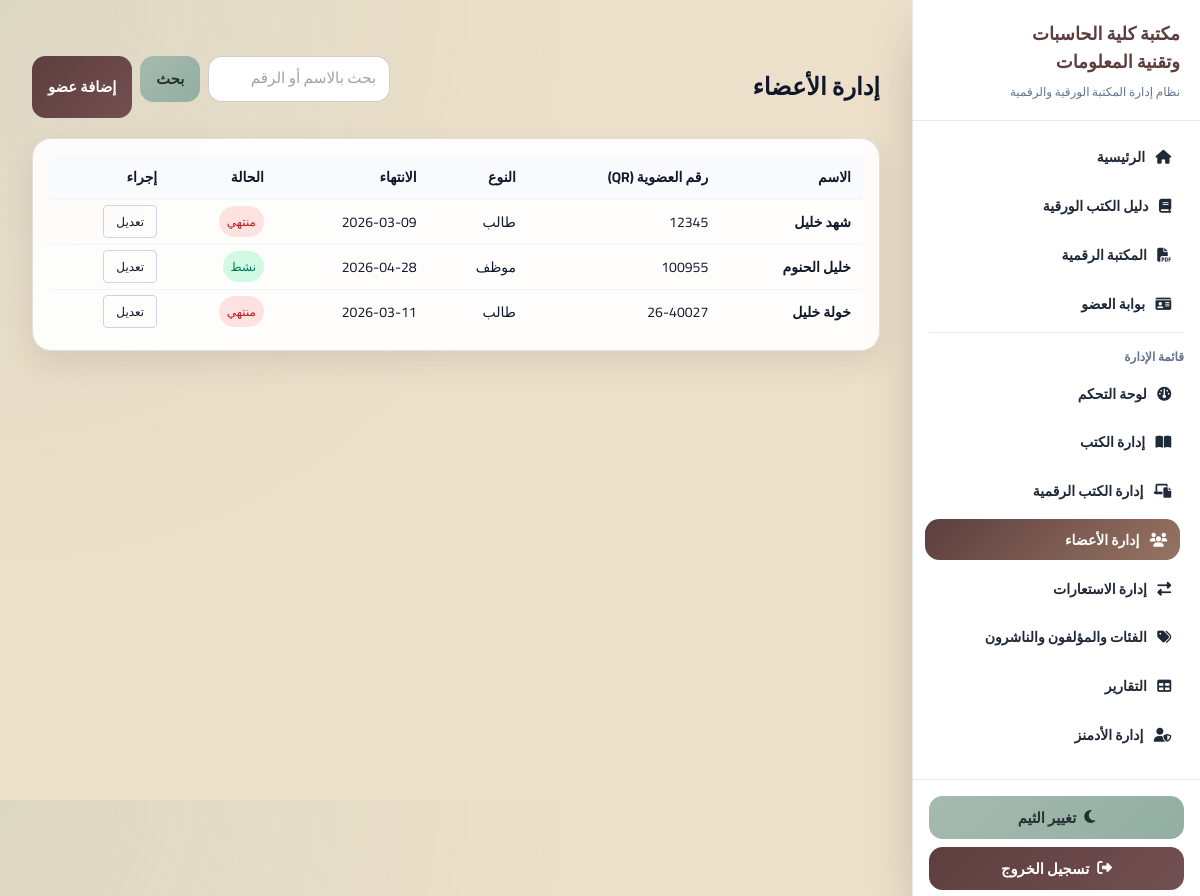
Page /members/ (signed in) on the committed database.
### members/models.py (models this page shows, shortened)
class Member(models.Model):
    MEMBER_TYPE = [
        ("student", "طالب"),
        ("staff", "موظف"),
        ("faculty", "هيئة تدريس"),
    ]
    STUDY_LEVEL = [
        ("first", "الأول"),
        ("second", "الثاني"),
        ("third", "الثالث"),
        ("fourth", "الرابع"),
    ]
    name = models.CharField(max_length=200)
    membership_number = models.CharField(max_length=50, unique=True)
    phone = models.CharField(max_length=20)
    member_type = models.CharField(max_length=20, choices=MEMBER_TYPE)
    university_id = models.CharField(max_length=50, blank=True, null=True)
    major = models.CharField(max_length=200, blank=True, null=True)
    level = models.CharField(max_length=10, choices=STUDY_LEVEL, blank=True, null=True)
    workplace = models.CharField(max_length=200, blank=True, null=True)
    membership_expiry = models.DateField()
    created_at = models.DateTimeField(auto_now_add=True)

### members/views.py (the view)
# urls.py: path("", views.member_list, name="member_list"),
@admin_capability_required("can_manage_members")
def member_list(request):
    query = request.GET.get("query", "")
    members = Member.objects.all().order_by("-created_at")
    if query:
        members = members.filter(
            Q(name__icontains=query)
            | Q(membership_number__icontains=query)
            | Q(university_id__icontains=query)
        )
    paginator = Paginator(members, 10)
    page_number = request.GET.get("page")
    page_obj = paginator.get_page(page_number)
    return render(
        request,
        "members/member_list.html",
        {
            "members": page_obj,
            "query": query,
            "today": timezone.now().date(),
        },
    )

### accounts/services.py (called while the page is built)
def is_library_admin(user):
    return user.is_authenticated and (
        user.is_superuser or user.is_staff or getattr(user, "is_admin", False)
    )

def has_admin_capability(user, capability):
    if user.is_superuser:
        return True
    return bool(getattr(user, capability, False))

def admin_capability_required(capability):
    def decorator(view_func):
        @login_required(login_url="login")
        @wraps(view_func)
        def _wrapped(request, *args, **kwargs):
            if not is_library_admin(request.user):
                raise PermissionDenied("Admin access required.")
            if not has_admin_capability(request.user, capability):
                raise PermissionDenied("You do not have permission to access this page.")
            return view_func(request, *args, **kwargs)
        return _wrapped
    return decorator

### templates/members/member_list.html (shortened to what this page needs)
﻿{% extends "base.html" %}
{% block content %}
<section class="space-y-5">
    <div class="flex flex-col md:flex-row gap-3 md:items-center md:justify-between">
        <h1 class="text-2xl font-extrabold">إدارة الأعضاء</h1>
        <div class="flex gap-2">
            <form method="get" action="{% url 'member_list' %}" class="flex gap-2">
                <input type="text" name="query" value="{{ query }}" placeholder="بحث بالاسم أو الرقم" class="input-field">
                <button type="submit" class="btn-secondary">بحث</button>
            </form>
            <a href="{% url 'add_member' %}" class="btn-primary">إضافة عضو</a>
        </div>
    </div>
    <div class="card p-0 overflow-hidden">
        <div class="overflow-x-auto">
            <table class="w-full text-sm">
                <thead class="bg-slate-50 dark:bg-slate-800">
                    <tr>
                        <th class="p-3 text-right">الاسم</th>
                        <th class="p-3 text-right">رقم العضوية (QR)</th>
                        <th class="p-3 text-right">النوع</th>
                        <th class="p-3 text-right">الانتهاء</th>
                        <th class="p-3 text-right">الحالة</th>
                        <th class="p-3 text-right">إجراء</th>
                    </tr>
                </thead>
                <tbody>
                    {% for member in members %}
                        <tr class="border-t border-slate-100 dark:border-slate-800">
                            <td class="p-3 font-semibold">{{ member.name }}</td>
                            <td class="p-3">{{ member.membership_number }}</td>
                            <td class="p-3">{{ member.get_member_type_display }}</td>
                            <td class="p-3">{{ member.membership_expiry|date:"Y-m-d" }}</td>
                            <td class="p-3">
                                {% if member.membership_expiry >= today %}
                                    <span class="px-2 py-1 rounded-full text-xs bg-emerald-100 text-emerald-700">نشط</span>
                                {% else %}
                                    <span class="px-2 py-1 rounded-full text-xs bg-red-100 text-red-700">منتهي</span>
                                {% endif %}
                            </td>
                            <td class="p-3">
                                <a href="{% url 'edit_member' member.id %}" class="px-3 py-1 rounded border border-slate-300 text-xs">تعديل</a>
                            </td>
                        </tr>
                    {% empty %}
                        <tr><td colspan="6" class="p-8 text-center text-slate-500">لا يوجد أعضاء.</td></tr>
                    {% endfor %}
                </tbody>
            </table>
        </div>
    </div>
</section>
{% endblock %}

### libraryms/static/css/styles.css (style rules this page uses)
body { font-family: 'Cairo', sans-serif; background: radial-gradient(circle at top left, rgba(166, 186, 174, 0.22), transparent 40%), var(--c3); }
.card { background: rgba(255, 255, 255, 0.92); border: 1px solid rgba(93, 62, 63, 0.16); border-radius: 1.2rem; box-shadow: 0 12px 28px rgba(93, 62, 63, 0.12); padding: 1rem; backdrop-filter: blur(6px); }
.input-field { width: 100%; border: 1px solid rgba(93, 62, 63, 0.25); border-radius: 0.85rem; padding: 0.65rem 0.8rem; background: #ffffff; color: #111827; font-size: 0.95rem; }
.btn-primary, .btn-secondary { border: 0; border-radius: 0.85rem; padding: 0.65rem 1rem; font-size: 0.92rem; font-weight: 800; cursor: pointer; display: inline-flex; align-items: center; justify-content: center; text-decoration: none; transition: transform 0.2s ease, filter 0.2s ease; }
.btn-primary { background: linear-gradient(135deg, var(--c1) 0%, #734f50 100%); color: #ffffff; }
.btn-secondary { background: linear-gradient(135deg, var(--c4) 0%, #92afa2 100%); color: #253032; }

### rows in the picture
Member: name "شهد خليل", membership_number "12345", member_type "طالب", membership_expiry "2026-03-09", shows "منتهي"
Member: name "خليل الحنوم", membership_number "100955", member_type "موظف", membership_expiry "2026-04-28", shows "نشط"
Member: name "خولة خليل", membership_number "26-40027", member_type "طالب", membership_expiry "2026-03-11", shows "منتهي"
